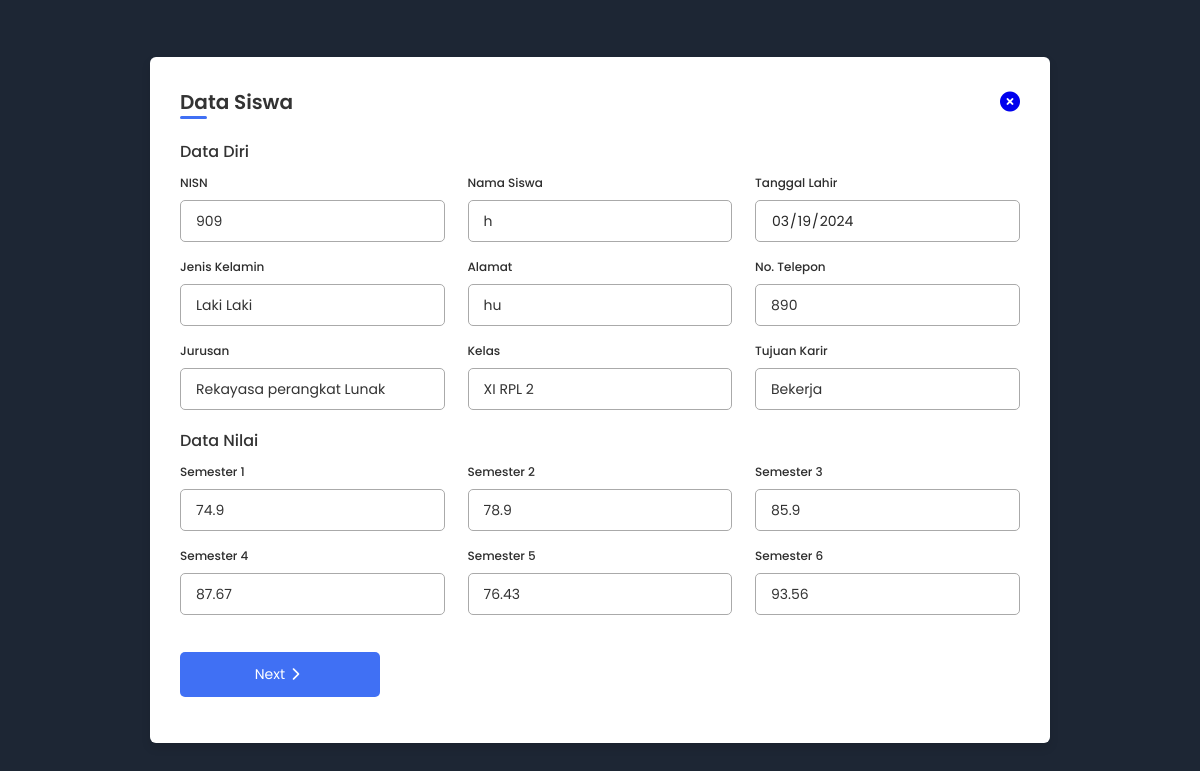
The page /views/admin/tampil/tampil_data.php?id=909 (signed in) on the database as committed earlier.
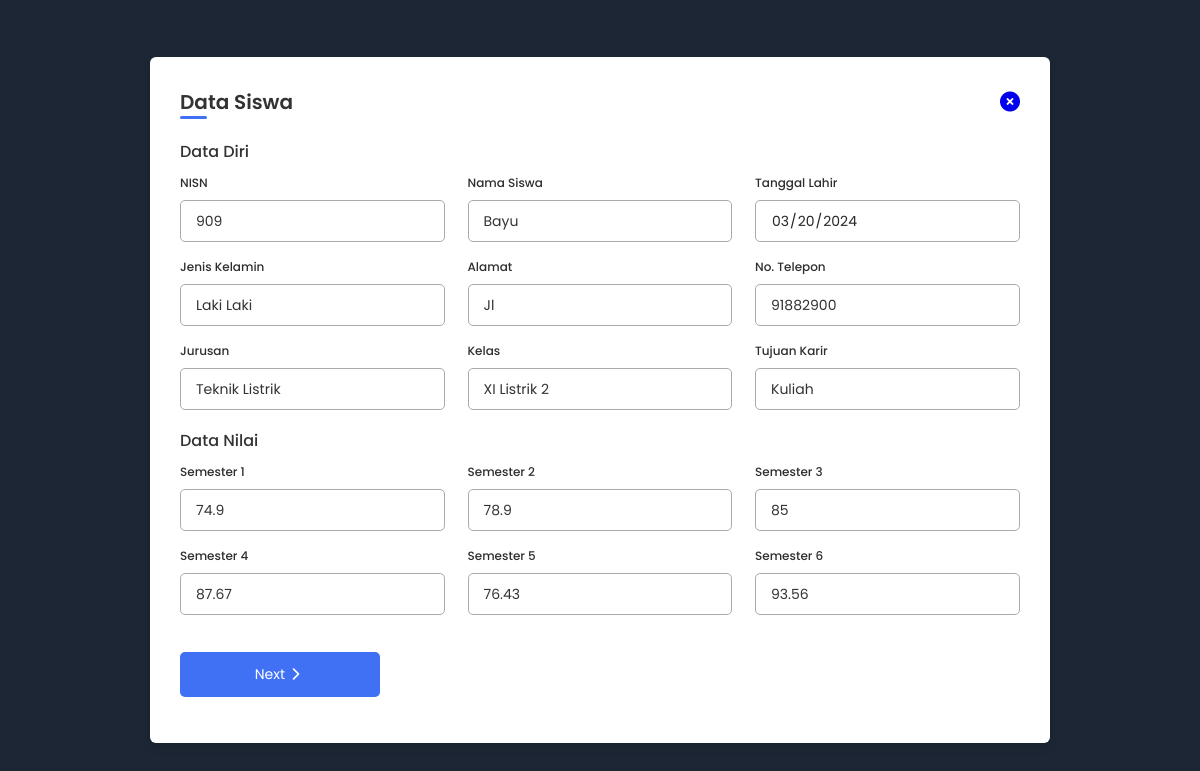
The same page on the database as committed later.
### tables this page shows
CREATE TABLE `siswa` (
  `nisn` varchar(10) NOT NULL,
  `nama_siswa` varchar(255) NOT NULL,
  `tanggal_lahir` date NOT NULL,
  `jenis_kelamin` varchar(15) NOT NULL,
  `alamat` varchar(255) NOT NULL,
  `no_telp` varchar(20) NOT NULL,
  `kode_jurusan` varchar(10) NOT NULL,
  `id_kelas` int(11) NOT NULL,
  `id_karir` int(11) NOT NULL,
  `status_persetujuan` tinyint(1) NOT NULL DEFAULT 0
);

CREATE TABLE `jurusan` (
  `kode_jurusan` varchar(10) NOT NULL,
  `nama_jurusan` varchar(40) NOT NULL
);

CREATE TABLE `kelas` (
  `id_kelas` int(11) NOT NULL,
  `nama_kelas` varchar(40) NOT NULL
);

CREATE TABLE `karir` (
  `id_karir` int(11) NOT NULL,
  `tujuan_karir` varchar(30) NOT NULL
);

CREATE TABLE `nilai_semester` (
  `id_nilai_semester` int(11) NOT NULL,
  `nisn` varchar(10) NOT NULL,
  `nilai_semester_1` double DEFAULT NULL,
  `nilai_semester_2` double DEFAULT NULL,
  `nilai_semester_3` double DEFAULT NULL,
  `nilai_semester_4` double DEFAULT NULL,
  `nilai_semester_5` double DEFAULT NULL,
  `nilai_semester_6` double DEFAULT NULL
);

### views/admin/tampil/tampil_data.php (the view, shortened to what the changed rows need)
<?php
include '../../.././config/koneksi.php';
if (isset($_GET['id'])) {
    $nisn = $_GET['id'];
    $query = mysqli_query($koneksi, "SELECT siswa.*, jurusan.nama_jurusan, karir.tujuan_karir, kelas.nama_kelas,
    nilai_semester.nilai_semester_1, nilai_semester.nilai_semester_2, nilai_semester.nilai_semester_3,
    nilai_semester.nilai_semester_4, nilai_semester.nilai_semester_5, nilai_semester.nilai_semester_6
    FROM siswa
    LEFT JOIN jurusan ON siswa.kode_jurusan = jurusan.kode_jurusan
    LEFT JOIN karir ON siswa.id_karir = karir.id_karir
    LEFT JOIN kelas ON siswa.id_kelas = kelas.id_kelas
    LEFT JOIN nilai_semester ON siswa.nisn = nilai_semester.nisn
    WHERE siswa.nisn='$nisn'");
    while ($data = mysqli_fetch_array($query)) {
        $nisn = $data['nisn'];
        $nama_siswa = $data['nama_siswa'];
        $tanggal_lahir = $data['tanggal_lahir'];
        $jenis_kelamin = $data['jenis_kelamin'];
        $alamat = $data['alamat'];
        $no_telp = $data['no_telp'];
        $nama_jurusan = $data['nama_jurusan'];
        $nama_kelas = $data['nama_kelas'];
        $tujuan_karir = $data['tujuan_karir'];
        $nilai_semester_1 = $data['nilai_semester_1'];
        $nilai_semester_2 = $data['nilai_semester_2'];
        $nilai_semester_3 = $data['nilai_semester_3'];
        $nilai_semester_4 = $data['nilai_semester_4'];
        $nilai_semester_5 = $data['nilai_semester_5'];
        $nilai_semester_6 = $data['nilai_semester_6'];
    }
}
?>
<!DOCTYPE html>
<html lang="en">
<head>
    <link rel="stylesheet" href="../../.././assets/css/admin/viewData.css">
    <link href="https://cdnjs.cloudflare.com/ajax/libs/font-awesome/6.0.0-beta3/css/all.min.css" rel="stylesheet">
</head>
<body>
    <div class="container">
        <form action="#">
            <div class="form first">
                <div class="details personal">
                    <div class="fields">
                        <div class="input-field">
                            <label for="nisn">NISN</label>
                            <input type="text" id="nisn" name="nisn" value="<?php echo $nisn; ?>" readonly>
                        </div>
                        <div class="input-field">
                            <label for="nama_siswa">Nama Siswa</label>
                            <input type="text" id="nama_siswa" name="nama_siswa" value="<?php echo $nama_siswa; ?>" readonly>
                        </div>
                        <div class="input-field">
                            <label for="tanggal_lahir">Tanggal Lahir</label>
                            <input type="date" id="tanggal_lahir" name="tanggal_lahir" value="<?php echo $tanggal_lahir; ?>" readonly>
                        </div>
                        <div class="input-field">
                            <label for="jenis_kelamin">Jenis Kelamin</label>
                            <input type="text" id="jenis_kelamin" name="jenis_kelamin" value="<?php echo $jenis_kelamin; ?>" readonly>
                        </div>
                        <div class="input-field">
                            <label for="alamat">Alamat</label>
                            <input type="text" id="alamat" name="alamat" value="<?php echo $alamat; ?>" readonly>
                        </div>
                        <div class="input-field">
                            <label for="no_telp">No. Telepon</label>
                            <input type="text" id="no_telp" name="no_telp" value="<?php echo $no_telp; ?>" readonly>
                        </div>
                        <div class="input-field">
                            <label for="jurusan">Jurusan</label>
                            <input type="text" id="nama_jurusan" name="nama_jurusan" value="<?php echo $nama_jurusan; ?>" readonly>
                        </div>
                        <div class="input-field">
                            <label for="kelas">Kelas</label>
                            <input type="text" id="kelas" name="kelas" value="<?php echo $nama_kelas; ?>" readonly>
                        </div>
                        <div class="input-field">
                            <label for="tujuan_karir">Tujuan Karir</label>
                            <input type="text" id="tujuan_karir" name="tujuan_karir" value="<?php echo $tujuan_karir; ?>" readonly>
                        </div>
                    </div>
                </div>
                <div class="button">
                    <div class="fields">
                        <div class="input-field">
                            <label for="nilai_semester_1">Semester 1</label>
                            <input type="number" id="nilai_semester_1" name="nilai_semester_1" value="<?php echo $nilai_semester_1; ?>" readonly step="0.01">
                        </div>
                        <div class="input-field">
                            <label for="nilai_semester_2">Semester 2</label>
                            <input type="number" id="nilai_semester_2" name="nilai_semester_2" value="<?php echo $nilai_semester_2; ?>" readonly step="0.01">
                        </div>
                        <div class="input-field">
                            <label for="nilai_semester_3">Semester 3</label>
                            <input type="number" id="nilai_semester_3" name="nilai_semester_3" value="<?php echo $nilai_semester_3; ?>" readonly step="0.01">
                        </div>
                        <div class="input-field">
                            <label for="nilai_semester_4">Semester 4</label>
                            <input type="number" id="nilai_semester_4" name="nilai_semester_4" value="<?php echo $nilai_semester_4; ?>" readonly step="0.01">
                        </div>
                        <div class="input-field">
                            <label for="nilai_semester_5">Semester 5</label>
                            <input type="number" id="nilai_semester_5" name="nilai_semester_5" value="<?php echo $nilai_semester_5; ?>" readonly step="0.01">
                        </div>
                        <div class="input-field">
                            <label for="nilai_semester_6">Semester 6</label>
                            <input type="number" id="nilai_semester_6" name="nilai_semester_6" value="<?php echo $nilai_semester_6; ?>" readonly step="0.01">
                        </div>
                    </div>
                </div>
            </div>
        </form>
    </div>
</body>
</html>

Rows that differ between the two databases and show on the page:
changed siswa "Laki Laki": nama_siswa "h" → "Bayu"; tanggal_lahir "03/19/2024" → "03/20/2024"; alamat "hu" → "Jl"; no_telp "890" → "91882900"; nama_jurusan "Rekayasa perangkat Lunak" → "Teknik Listrik"; kelas "XI RPL 2" → "XI Listrik 2"; tujuan_karir "Bekerja" → "Kuliah"; nilai_semester_3 "85.9" → "85"
